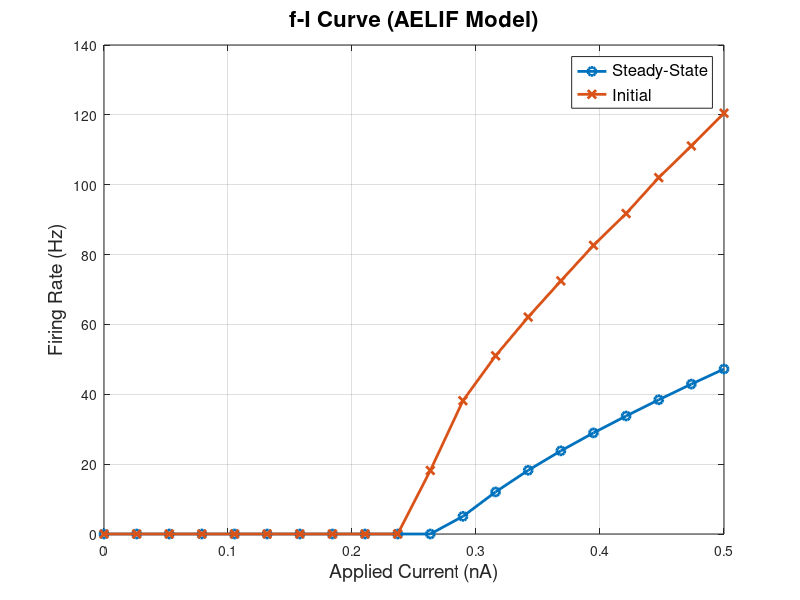

This chart was generated by the following MATLAB code:
% Parameters for the AELIF model (in SI units)
E_L = -75e-3;          % Resting membrane potential (V)
V_th = -50e-3;         % Threshold potential (V)
V_reset = -80e-3;      % Reset potential after spike (V)
Delta_th = 2e-3;       % Exponential slope factor (V)
G_L = 10e-9;           % Leak conductance (S)
C_m = 100e-12;         % Membrane capacitance (F)
a = 2e-9;              % Subthreshold adaptation conductance (S)
b = 0.02e-9;           % Spike-triggered adaptation increment (A)
tau_SRA = 200e-3;      % Adaptation time constant (s)
T = 5;                 % Total simulation time (s)
dt = 0.1e-3;           % Time step (s)
t = 0:dt:T;            % Time vector

% Applied current range
I_min = 0;             % Minimum current (nA)
I_max = 0.5;             % Maximum current (nA)
n_currents = 20;       % Number of current levels
I_range = linspace(I_min, I_max, n_currents) * 1e-9; % Current range in amperes

% Variables to store results
f_initial = zeros(1, n_currents);  % Inverse of initial ISI (Hz)
f_steady = zeros(1, n_currents);   % Inverse of steady-state ISI (Hz)

% Loop over applied current values
for j = 1:n_currents
    % Initialize variables
    V = E_L * ones(1, length(t));    % Membrane potential (V)
    I_SRA = zeros(1, length(t));     % Adaptation current (A)
    spike_times = [];                % Spike times

    % Simulate for current level I_range(j)
    for i = 2:length(t)
        % Update adaptation current
        dI_SRA = (a * (V(i-1) - E_L) - I_SRA(i-1)) / tau_SRA;
        I_SRA(i) = I_SRA(i-1) + dI_SRA * dt;

        % Update membrane potential using Euler's method
        dV = (G_L * (E_L - V(i-1) + Delta_th * exp((V(i-1) - V_th) / Delta_th)) - I_SRA(i) + I_range(j)) / C_m;
        V(i) = V(i-1) + dV * dt;

        % Check for spike
        if V(i) >= V_th
            V(i) = V_reset;          % Reset membrane potential
            I_SRA(i) = I_SRA(i) + b; % Increment adaptation current
            spike_times = [spike_times, t(i)]; % Record spike time
        end
    end

    % Calculate ISIs
    ISIs = diff(spike_times); % Time differences between spikes

    % Initial ISI (first spike interval)
    if length(ISIs) >= 1
        f_initial(j) = 1 / ISIs(1); % Inverse of the first ISI (Hz)
    else
        f_initial(j) = 0; % No spikes occurred
    end

    % Steady-state ISI (average ISI in the last second)
    steady_spikes = spike_times(spike_times > T - 1); % Spikes in the last second
    if length(steady_spikes) >= 2
        steady_ISIs = diff(steady_spikes); % Steady-state ISIs
        f_steady(j) = 1 / mean(steady_ISIs); % Inverse of the steady-state ISI (Hz)
    else
        f_steady(j) = 0; % No steady-state spikes
    end
end

% Plotting the f-I curve
figure;
plot(I_range * 1e9, f_steady, '-o', 'LineWidth', 2); % Steady-state
hold on;
plot(I_range * 1e9, f_initial, '-x', 'LineWidth', 2); % Initial
xlabel('Applied Current (nA)', 'FontSize', 14);
ylabel('Firing Rate (Hz)', 'FontSize', 14);
title('f-I Curve (AELIF Model)', 'FontSize', 16);
legend('Steady-State', 'Initial', 'FontSize', 12);
grid on;
